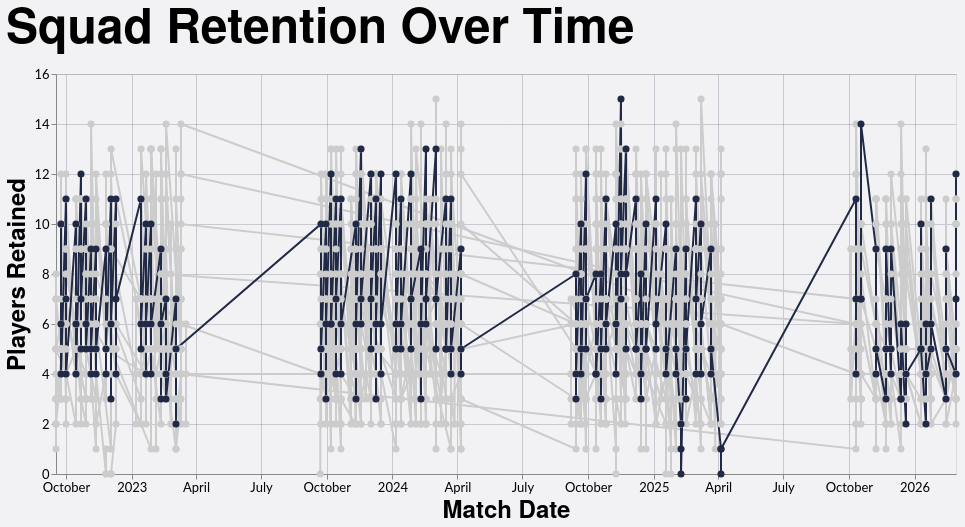

Write a Vega-Lite specification for this figure.
### Vega-Lite specification from a JSON file in a GitHub repository (floating-point values rounded to 4 significant figures; data arrays with more than 128 entries replaced by an {"elided": "..."} marker saying what was removed)
{"config": {"axis": {"labelFont": "Lato, sans-serif", "titleFont": "PT Sans Narrow, Helvetica Neue, Helvetica, Arial, sans-serif", "labelFontSize": 13, "titleFontSize": 24, "gridColor": "#202947", "gridOpacity": 0.2}, "header": {"labelFont": "PT Sans Narrow, Helvetica Neue, Helvetica, Arial, sans-serif", "titleFont": "PT Sans Narrow, Helvetica Neue, Helvetica, Arial, sans-serif", "labelFontSize": 24, "titleFontSize": 28, "labelFontWeight": "bold", "orient": "left"}, "legend": {"labelFont": "Lato, sans-serif", "titleFont": "PT Sans Narrow, Helvetica Neue, Helvetica, Arial, sans-serif", "labelFontSize": 14, "titleFontSize": 16, "titlePadding": 5, "fillColor": "white", "strokeColor": "black", "padding": 10, "titleFontWeight": "lighter", "titleFontStyle": "italic", "titleColor": "gray", "offset": 10}, "title": {"font": "PT Sans Narrow, Helvetica Neue, Helvetica, Arial, sans-serif", "fontSize": 48, "fontWeight": "bold", "anchor": "start", "align": "center", "titlePadding": 20, "subtitlePadding": 10, "subtitleFontSize": 13, "subtitleColor": "", "subtitleFontStyle": "italic", "offset": 15, "color": "black"}, "axisX": {"labelAngle": 0}, "facet": {"title": null, "header": null, "align": {"row": "each", "column": "each"}}, "resolve": {"scale": {"y": "independent", "facet": "independent"}}, "background": "#f2f1f4"}, "data": {"name": "data-3e1755798ce86f7633061e96459d647d"}, "mark": {"type": "line", "point": {"size": 50}}, "encoding": {"color": {"field": "Color1", "legend": null, "scale": null, "type": "nominal"}, "detail": {"field": "Team", "type": "nominal"}, "tooltip": [{"field": "Team", "type": "nominal"}, {"field": "Opposition", "type": "nominal"}, {"field": "Date", "format": "%d %b %Y", "type": "temporal"}, {"field": "Season", "type": "nominal"}, {"field": "Unit", "type": "nominal"}, {"field": "Retained", "title": "Players Retained", "type": "quantitative"}], "x": {"field": "Date", "title": "Match Date", "type": "temporal"}, "y": {"field": "Retained", "title": "Players Retained", "type": "quantitative"}}, "height": 400, "title": "Squad Retention Over Time", "width": 900, "$schema": "https://vega.github.io/schema/vega-lite/v5.20.1.json", "datasets": {"data-3e1755798ce86f7633061e96459d647d": {"elided": "2256 records"}}}
